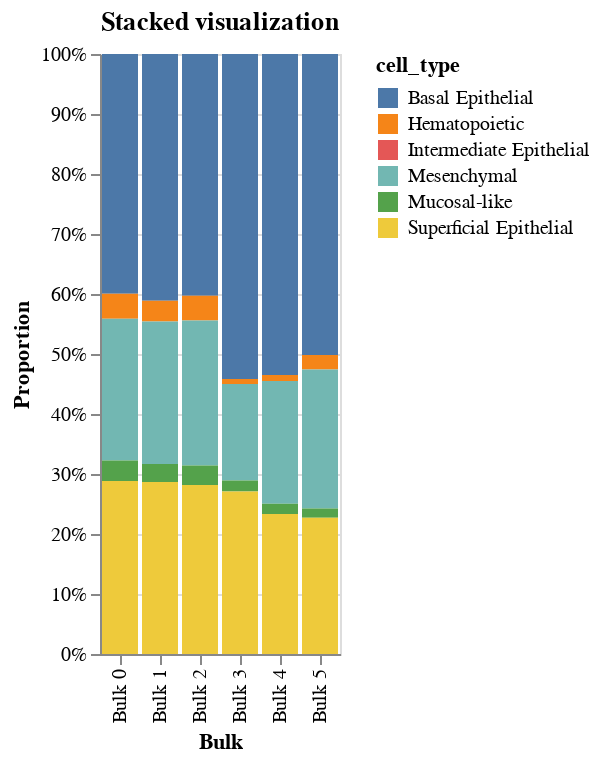

The notebook cell this image was saved under:
### Code cell
model.plot_proportions('stacked').properties(title="Stacked visualization")

### Figure 1 — Vega-Lite specification as saved in the notebook (floating-point values rounded to 4 significant figures)
{"config": {"view": {"continuousWidth": 400, "continuousHeight": 300}}, "data": {"name": "data-6c92d27cb95caa5477fabf672f5daad5"}, "mark": "bar", "encoding": {"color": {"field": "cell_type", "type": "nominal"}, "x": {"axis": {"title": "Bulk"}, "field": "index", "type": "nominal"}, "y": {"aggregate": "sum", "axis": {"title": "Proportion"}, "field": "proportion", "stack": "normalize", "type": "quantitative"}}, "title": "Stacked visualization", "$schema": "https://vega.github.io/schema/vega-lite/v4.17.0.json", "datasets": {"data-6c92d27cb95caa5477fabf672f5daad5": [{"index": "Bulk 0", "cell_type": "Basal Epithelial", "proportion": 0.3997, "ci_err": 0.5, "ci_low": 0.0, "ci_high": 0.8997}, {"index": "Bulk 1", "cell_type": "Basal Epithelial", "proportion": 0.4111, "ci_err": 0.5, "ci_low": 0.0, "ci_high": 0.9111}, {"index": "Bulk 2", "cell_type": "Basal Epithelial", "proportion": 0.4031, "ci_err": 0.5, "ci_low": 0.0, "ci_high": 0.9031}, {"index": "Bulk 3", "cell_type": "Basal Epithelial", "proportion": 0.5417, "ci_err": 0.5, "ci_low": 0.04168, "ci_high": 1.0}, {"index": "Bulk 4", "cell_type": "Basal Epithelial", "proportion": 0.5349, "ci_err": 0.5, "ci_low": 0.03489, "ci_high": 1.0}, {"index": "Bulk 5", "cell_type": "Basal Epithelial", "proportion": 0.5016, "ci_err": 0.5, "ci_low": 0.001589, "ci_high": 1.0}, {"index": "Bulk 0", "cell_type": "Hematopoietic", "proportion": 0.04172, "ci_err": 0.5, "ci_low": 0.0, "ci_high": 0.5417}, {"index": "Bulk 1", "cell_type": "Hematopoietic", "proportion": 0.03454, "ci_err": 0.5, "ci_low": 0.0, "ci_high": 0.5345}, {"index": "Bulk 2", "cell_type": "Hematopoietic", "proportion": 0.04093, "ci_err": 0.5, "ci_low": 0.0, "ci_high": 0.5409}, {"index": "Bulk 3", "cell_type": "Hematopoietic", "proportion": 0.008452, "ci_err": 0.5, "ci_low": 0.0, "ci_high": 0.5085}, {"index": "Bulk 4", "cell_type": "Hematopoietic", "proportion": 0.01018, "ci_err": 0.5, "ci_low": 0.0, "ci_high": 0.5102}, {"index": "Bulk 5", "cell_type": "Hematopoietic", "proportion": 0.02406, "ci_err": 0.5, "ci_low": 0.0, "ci_high": 0.5241}, {"index": "Bulk 0", "cell_type": "Intermediate Epithelial", "proportion": 0.0, "ci_err": 0.5, "ci_low": 0.0, "ci_high": 0.5}, {"index": "Bulk 1", "cell_type": "Intermediate Epithelial", "proportion": 0.0, "ci_err": 0.5, "ci_low": 0.0, "ci_high": 0.5}, {"index": "Bulk 2", "cell_type": "Intermediate Epithelial", "proportion": 0.0, "ci_err": 0.5, "ci_low": 0.0, "ci_high": 0.5}, {"index": "Bulk 3", "cell_type": "Intermediate Epithelial", "proportion": 0.0, "ci_err": 0.5, "ci_low": 0.0, "ci_high": 0.5}, {"index": "Bulk 4", "cell_type": "Intermediate Epithelial", "proportion": 0.0, "ci_err": 0.5, "ci_low": 0.0, "ci_high": 0.5}, {"index": "Bulk 5", "cell_type": "Intermediate Epithelial", "proportion": 0.0, "ci_err": 0.5, "ci_low": 0.0, "ci_high": 0.5}, {"index": "Bulk 0", "cell_type": "Mesenchymal", "proportion": 0.2359, "ci_err": 0.5, "ci_low": 0.0, "ci_high": 0.7359}, {"index": "Bulk 1", "cell_type": "Mesenchymal", "proportion": 0.2376, "ci_err": 0.5, "ci_low": 0.0, "ci_high": 0.7376}, {"index": "Bulk 2", "cell_type": "Mesenchymal", "proportion": 0.2419, "ci_err": 0.5, "ci_low": 0.0, "ci_high": 0.7419}, {"index": "Bulk 3", "cell_type": "Mesenchymal", "proportion": 0.1607, "ci_err": 0.5, "ci_low": 0.0, "ci_high": 0.6607}, {"index": "Bulk 4", "cell_type": "Mesenchymal", "proportion": 0.2045, "ci_err": 0.5, "ci_low": 0.0, "ci_high": 0.7045}, {"index": "Bulk 5", "cell_type": "Mesenchymal", "proportion": 0.2318, "ci_err": 0.5, "ci_low": 0.0, "ci_high": 0.7318}, {"index": "Bulk 0", "cell_type": "Mucosal-like", "proportion": 0.0342, "ci_err": 0.5, "ci_low": 0.0, "ci_high": 0.5342}, {"index": "Bulk 1", "cell_type": "Mucosal-like", "proportion": 0.03003, "ci_err": 0.5, "ci_low": 0.0, "ci_high": 0.53}, {"index": "Bulk 2", "cell_type": "Mucosal-like", "proportion": 0.03243, "ci_err": 0.5, "ci_low": 0.0, "ci_high": 0.5324}, {"index": "Bulk 3", "cell_type": "Mucosal-like", "proportion": 0.01835, "ci_err": 0.5, "ci_low": 0.0, "ci_high": 0.5184}, {"index": "Bulk 4", "cell_type": "Mucosal-like", "proportion": 0.01695, "ci_err": 0.5, "ci_low": 0.0, "ci_high": 0.5169}, {"index": "Bulk 5", "cell_type": "Mucosal-like", "proportion": 0.01551, "ci_err": 0.5, "ci_low": 0.0, "ci_high": 0.5155}, {"index": "Bulk 0", "cell_type": "Superficial Epithelial", "proportion": 0.2884, "ci_err": 0.5, "ci_low": 0.0, "ci_high": 0.7884}, {"index": "Bulk 1", "cell_type": "Superficial Epithelial", "proportion": 0.2867, "ci_err": 0.5, "ci_low": 0.0, "ci_high": 0.7867}, {"index": "Bulk 2", "cell_type": "Superficial Epithelial", "proportion": 0.2817, "ci_err": 0.5, "ci_low": 0.0, "ci_high": 0.7817}, {"index": "Bulk 3", "cell_type": "Superficial Epithelial", "proportion": 0.2708, "ci_err": 0.5, "ci_low": 0.0, "ci_high": 0.7708}, {"index": "Bulk 4", "cell_type": "Superficial Epithelial", "proportion": 0.2335, "ci_err": 0.5, "ci_low": 0.0, "ci_high": 0.7335}, {"index": "Bulk 5", "cell_type": "Superficial Epithelial", "proportion": 0.227, "ci_err": 0.5, "ci_low": 0.0, "ci_high": 0.727}]}}
